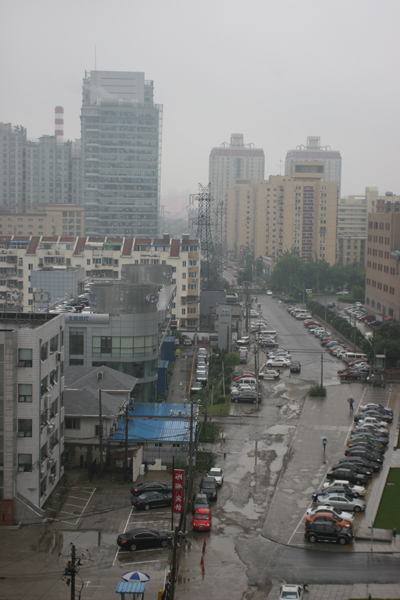
#> input picture image_work6/6.jpg, 400 x 600 px
$ python image6.py
#> lines starting #> are read from the running program, lines starting #| are printed output that depends on the picture
#> further down, img is the input picture: shape (600, 400, 3); mean B, G, R 124.4, 125.7, 125.5
import cv2
import numpy as np
import io
import math

def dpcm(img, n):
    ###############################################################################
    # 读取图片，并转换为 y,v, u 分量。
#> called with n = 8
    h, w = img.shape[:2]  # 高，宽
#> h = 600; w = 400

    # 将 BGR 转换为 YCrCb（YCrCb 应用 YCrCb JPEG（或 YCC），“全范围”，
    # 其中 Y 范围为 [0, 255]，U、V 范围为 [0, 255]（这是默认的 JPEG 格式颜色空间格式）。

    yvu = cv2.cvtColor(img, cv2.COLOR_BGR2YCrCb)
#> yvu: shape (600, 400, 3); mean of channels 0, 1, 2 125.5, 128, 127.4
    y, v, u = cv2.split(yvu)
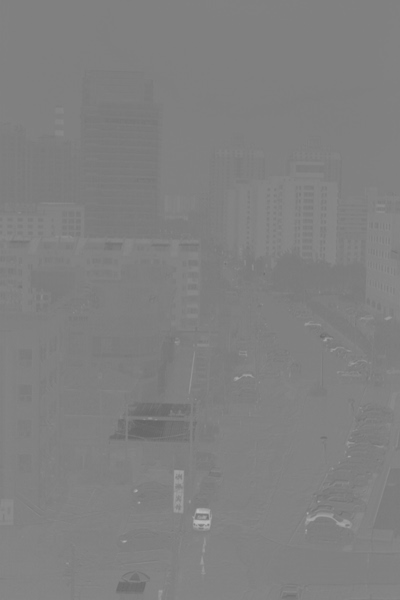
#> v: shape (600, 400); min 101, max 188, mean 128

    # 下采样 U 和 V（应用 420 格式）。
    u = cv2.resize(u, (u.shape[1] // 2, u.shape[0] // 2))  # 要注意 w或h 为单数的情况
#> u: shape (300, 200)
    v = cv2.resize(v, (v.shape[1] // 2, v.shape[0] // 2))
#> v: shape (300, 200)
    ############################################################################
    # 打开内存中的字节流（而不是使用 文件）
    # 将 Y、U 和 V 写入“流”。之后就可以以字节的形式读取，
    # 这个是为了模拟读取YUV文件的情况，直接由上面的yuv分量转换形状为一维数据应该也可以
    # 这样做的原因是我在网上找的DPCM的C语言版本都是直接读取 .yuv文件的，我为了遵循他们，就这么处理了（其实是懒。。）

    f = io.BytesIO()

    # Write Y, U and V to the "streams".
    f.write(y.tobytes())
    f.write(u.tobytes())
    f.write(v.tobytes())
    f.seek(0)

    img_np = np.frombuffer(f.read(), np.uint8)  # 原图的yuv420,一定要420,要不然要修改数组截取大小

    img_yuv_len = img_np.size
    img_y_len = h * w
#> img_y_len = 240000

    y = img_np[:img_y_len]
    u = img_np[img_y_len:(img_yuv_len - img_y_len) // 2 + img_y_len]  # 要注意 w或h 为单数的情况
    v = img_np[(img_yuv_len - img_y_len) // 2 + img_y_len:]
    # print(img_np.size)  # 16328
    ############################################################################
    # DPCM量化编码，采用边编码，边解码的形式，核心是下面for循环部分
    img_re = np.zeros(img_y_len, np.uint16)  # 用来存储重建图像,因为中间计算可能超过255，先用16，后面转回8
    yprebuff = np.zeros(img_y_len, np.uint16)  # 预测
    # print(prebuff.size) # 8164
    # print(prebuff.shape) # (8164,)


    radio = 512 / (1 << n)  # //量化因子  8是左向预测8bit量化，如果要进行4或2等的自行更改
    for i in range(h):
        for j in range(w):
            # 左向预测8bit量化
            if j == 0:
                # 每行第一个像素要进行特殊处理，或保留，或进行一定预测，本设计中是做一定变换预测
                ypre = y[j + i * w] - 128  # 计算预测误差
                yprebuff[j + i * w] = (ypre + 255) / radio  # 量化预测误差
                img_re[j + i * w] = (yprebuff[j + i * w] - 255 / radio) * radio + 128  # 重建像素,j解码
                if img_re[j + i * w] > 255:
                    img_re[j + i * w] = 255  # 防止重建像素超过255
                yprebuff[j + i * w] = yprebuff[j + i * w] * radio / 2

            else:
                ypre = y[j + i * w] - img_re[j + i * w - 1]  # 计算预测误差
                yprebuff[j + i * w] = (ypre + 255) / radio  # 量化  # 量化器
                img_re[j + i * w] = (yprebuff[j + i * w] - 255 / radio) * radio + img_re[j + i * w - 1]  # 反量化
                yprebuff[j + i * w] = yprebuff[j + i * w] * radio / 2  # 预测器
                if img_re[j + i * w] > 255:
                    img_re[j + i * w] = 255  # 防止重建电平超过255
    img_re = img_re.astype(np.uint8)  # 用来存储重建图像,后面转回uint8
    yprebuff = yprebuff.astype(np.uint8)  # 预测误差

    ##########################################################################################
    # 重建图片
    y = y.reshape((h, w))  # 转换向量形状回原来的y分量

    yprebuff = yprebuff.reshape((h, w))  # 预测的y分量

    img_re = img_re.reshape((h, w))  # 重建的y分量

    u = u.reshape((h // 2, w // 2))  # 恢复采样后的u分量
    v = v.reshape((h // 2, w // 2))
    ru = cv2.resize(u, (w, h))  # 恢复采样前的u分量，用这个u分量来重建图片文件
    rv = cv2.resize(v, (w, h))

    # [5 lines of commented-out code are left out]

    yvu_re = cv2.merge((img_re, rv, ru))
    bgr_re = cv2.cvtColor(yvu_re, cv2.COLOR_YCrCb2BGR)  # 将解码后的的y,u,v分量转换回原图
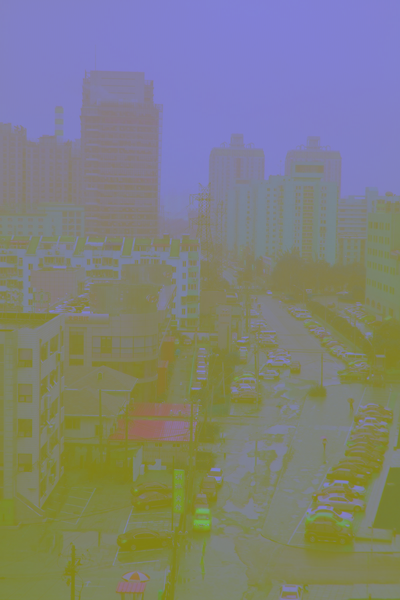
#> yvu_re: shape (600, 400, 3); mean of channels 0, 1, 2 125, 128.1, 127.5; drawn as B, G, R
    return bgr_re


img = cv2.imread('6.jpg')

img_8bit = dpcm(img, 8)
img_4bit = dpcm(img, 4)
#> call 2 of dpcm, with n = 4
#> in dpcm (call 2), `bgr_re = cv2.cvtColor(yvu_re, cv2.COLOR_YCrCb2BGR)`:
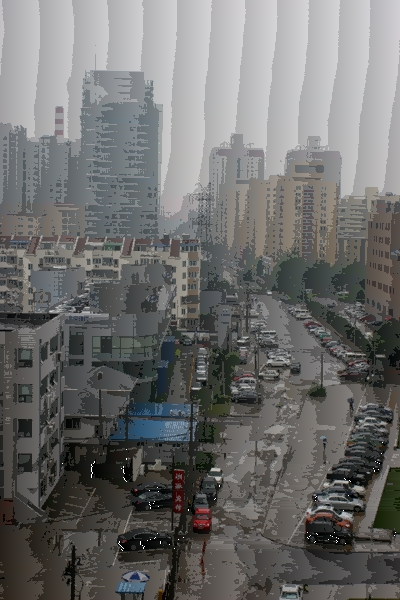
#> bgr_re: shape (600, 400, 3); mean B, G, R 109.2, 110.3, 110.2
#> in dpcm (call 2), `bgr_re = cv2.cvtColor(yvu_re, cv2.COLOR_YCrCb2BGR)`:
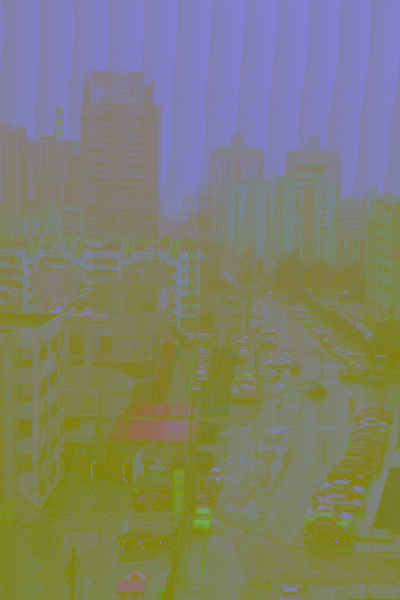
#> yvu_re: shape (600, 400, 3); mean of channels 0, 1, 2 110.1, 128.1, 127.5; drawn as B, G, R
img_2bit = dpcm(img, 2)
#> call 3 of dpcm, with n = 2
#> in dpcm (call 3), `bgr_re = cv2.cvtColor(yvu_re, cv2.COLOR_YCrCb2BGR)`:
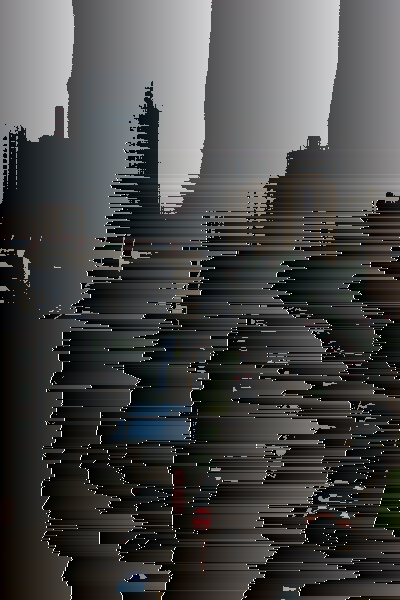
#> bgr_re: shape (600, 400, 3); mean B, G, R 69.9, 70.9, 70.9
#> in dpcm (call 3), `bgr_re = cv2.cvtColor(yvu_re, cv2.COLOR_YCrCb2BGR)`:
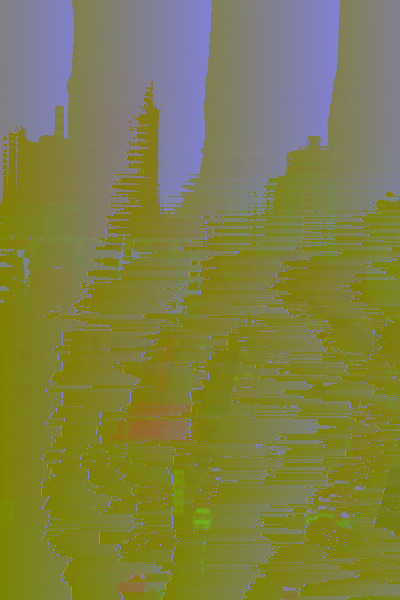
#> yvu_re: shape (600, 400, 3); mean of channels 0, 1, 2 70.8, 128.1, 127.5; drawn as B, G, R
cv2.imwrite("1_8.jpg", img_8bit)
cv2.imwrite("1_4.jpg", img_4bit)
cv2.imwrite("1_2.jpg", img_2bit)

###############################################################################
# 显示结果
import matplotlib.pyplot as plt

plt.rcParams['font.sans-serif'] = ['SimHei']
plt.rcParams['axes.unicode_minus'] = False


plt.subplot(232), plt.imshow(img)
plt.title('原图'), plt.axis('off')

plt.subplot(234), plt.imshow(cv2.cvtColor(img_2bit, cv2.COLOR_BGR2RGB), cmap='gray'),
plt.title('2bit重建'), plt.axis('off')
plt.subplot(235), plt.imshow(cv2.cvtColor(img_4bit, cv2.COLOR_BGR2RGB), cmap='gray'),
plt.title('4bit重建'), plt.axis('off')
plt.subplot(236), plt.imshow(cv2.cvtColor(img_8bit, cv2.COLOR_BGR2RGB), cmap='gray'),
plt.title('8bit重建'), plt.axis('off')
plt.show()
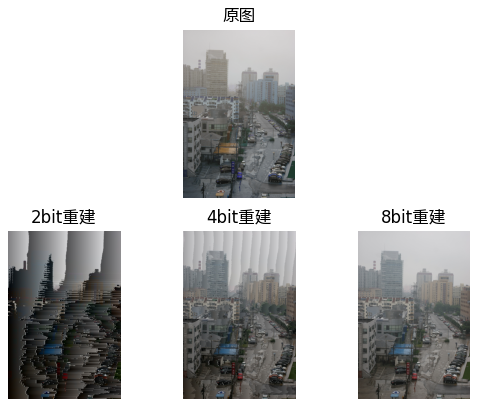
#> figure drawn by matplotlib, 4 panels; B, G, R data is drawn as R, G, B


# plt.subplot(231), plt.imshow(cv2.cvtColor(bgr_pre, cv2.COLOR_BGR2RGB), cmap='gray'),
# plt.title('预测误差'), plt.axis('off')
# plt.subplot(232), plt.imshow(cv2.cvtColor(bgr_re, cv2.COLOR_BGR2RGB), cmap='gray'),
# plt.title('重建'), plt.axis('off')
#
# plt.subplot(244), plt.imshow(cv2.cvtColor(y, cv2.COLOR_BGR2RGB)),
# plt.title('y分量'), plt.axis('off')
# plt.subplot(245), plt.imshow(cv2.cvtColor(ru, cv2.COLOR_BGR2RGB), cmap='gray'),
# plt.title('u分量'), plt.axis('off')
# plt.subplot(246), plt.imshow(cv2.cvtColor(rv, cv2.COLOR_BGR2RGB), cmap='gray'),
# plt.title('v分量'), plt.axis('off')
